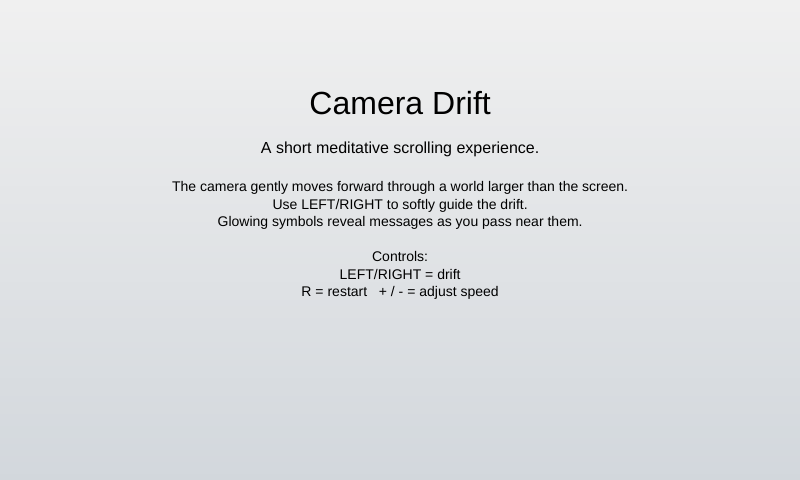
Frame 1 (no input)
Frame 60 (no input): identical to frame 1, image omitted
Frame 120 (the mouse pressed at the canvas centre since frame 60): identical to frame 1, image omitted

The p5.js sketch that drew this single still picture (run headless with seeded random() and noise() and a simulated clock; from frame 60 on, the mouse is pressed at the canvas centre):

// p5.js sketch
// ── sketch.js
/*
Week 5 — Meditative Camera Experience (Option C) + Bonus Auto-Discover
Option B: Minimal control (Left/Right) while camera still gently auto-drifts.

Controls:
- LEFT / RIGHT: gently nudge the camera
- R: restart
- +/-: change base drift speed
*/

const VIEW_W = 800;
const VIEW_H = 480;

const WORLD_W = 3000;

let camX = 0;

// pacing
let baseSpeed = 1.0;
let breatheAmp = 0.6;
let breatheRate = 0.012;

// minimal control
let nudgeSpeed = 1.2; // how much arrow keys push camera
let blobLean = 0; // visual feedback for input
let blobFloatT = 0;

// discoverables
let symbols = [];
let toast = "";
let toastTimer = 0;

// state + UI
let state = "start";
let startBtn;

function setup() {
  createCanvas(VIEW_W, VIEW_H);
  textFont("sans-serif");

  startBtn = createButton("Start");
  startBtn.size(160, 44);
  startBtn.mousePressed(() => startExperience());

  positionStartButton();
  initWorld();
}

function windowResized() {
  positionStartButton();
}

function positionStartButton() {
  const cx = (windowWidth - VIEW_W) / 2;
  const cy = (windowHeight - VIEW_H) / 2;
  startBtn.position(max(10, cx + VIEW_W / 2 - 80), max(10, cy + VIEW_H * 0.72));
}

function initWorld() {
  camX = 0;
  blobFloatT = 0;
  blobLean = 0;

  symbols = [
    { x: 520, y: 170, r: 14, found: false, text: "breathe in" },
    { x: 1240, y: 260, r: 14, found: false, text: "slow down" },
    { x: 2100, y: 150, r: 14, found: false, text: "you’re here" },
  ];

  toast = "";
  toastTimer = 0;
}

function startExperience() {
  initWorld();
  state = "play";
  startBtn.hide();
}

function draw() {
  if (state === "start") {
    drawStartScreen();
    return;
  }

  // --- camera auto-drift pacing ---
  const breathe = sin(frameCount * breatheRate) * breatheAmp;
  const autoSpeed = max(0.25, baseSpeed + breathe);

  camX += autoSpeed;

  // --- minimal player control: nudge camera left/right ---
  let input = 0;
  if (keyIsDown(LEFT_ARROW)) input -= 1;
  if (keyIsDown(RIGHT_ARROW)) input += 1;

  camX += input * nudgeSpeed;

  // clamp to world
  camX = constrain(camX, 0, WORLD_W - width);

  // blob “leans” a little with input (feedback without turning it into a game)
  blobLean = lerp(blobLean, input * 14, 0.12);

  // blob anchored near center with float
  blobFloatT += 0.01;
  const blobX = camX + width * 0.5 + blobLean;
  const blobY = 300 + sin(blobFloatT * 2.0) * 6;

  // --- bonus: auto-discover symbols ---
  const camCenterX = camX + width / 2;
  const camCenterY = height / 2;

  for (const s of symbols) {
    if (s.found) continue;
    const d = dist(camCenterX, camCenterY, s.x, s.y);
    if (d < 140) {
      s.found = true;
      toast = s.text;
      toastTimer = 120;
    }
  }

  // --- draw world ---
  background(245);

  push();
  translate(-camX, 0);

  drawBackdrop();
  drawGround();
  drawAtmosphere();
  drawSymbols(camCenterX);
  drawBlob(blobX, blobY);

  pop();

  drawHUD(autoSpeed);

  if (toastTimer > 0) toastTimer--;
  if (toastTimer === 0) toast = "";
}

function drawStartScreen() {
  background(245);

  // calm gradient
  noStroke();
  for (let y = 0; y < height; y += 6) {
    const t = y / height;
    fill(240 - t * 30, 240 - t * 25, 240 - t * 20, 255);
    rect(0, y, width, 6);
  }

  fill(0);
  textAlign(CENTER, CENTER);

  textSize(32);
  text("Camera Drift", width / 2, height * 0.22);

  textSize(16);
  text("A short meditative scrolling experience.", width / 2, height * 0.31);

  textSize(14);
  text(
    "The camera gently moves forward through a world larger than the screen.\n" +
      "Use LEFT/RIGHT to softly guide the drift.\n" +
      "Glowing symbols reveal messages as you pass near them.\n\n" +
      "Controls:\n" +
      "LEFT/RIGHT = drift\n" +
      "R = restart   + / - = adjust speed",
    width / 2,
    height * 0.5,
  );

  startBtn.show();
  positionStartButton();

  textAlign(LEFT, BASELINE);
}

function drawBackdrop() {
  noStroke();
  for (let y = 0; y < height; y += 6) {
    const t = y / height;
    fill(240 - t * 30, 240 - t * 25, 240 - t * 20, 255);
    rect(0, y, WORLD_W, 6);
  }

  // distant markers
  stroke(0, 18);
  for (let x = 0; x < WORLD_W; x += 160) {
    line(x, 60, x, 120);
  }
}

function drawGround() {
  noStroke();
  fill(0, 18);
  rect(0, 360, WORLD_W, 140);

  stroke(0, 30);
  line(0, 360, WORLD_W, 360);
}

function drawAtmosphere() {
  noStroke();
  for (let i = 0; i < 26; i++) {
    const x = (camX + i * 120 + frameCount * 0.4) % WORLD_W;
    const y = 70 + ((i * 19) % 260);
    fill(0, 10);
    circle(x, y, 6);
  }
}

function drawSymbols(camCenterX) {
  for (const s of symbols) {
    const distToCenterX = abs(camCenterX - s.x);
    const glow = map(constrain(distToCenterX, 0, 260), 260, 0, 0, 180);

    noFill();
    stroke(0, s.found ? 30 : glow);
    circle(s.x, s.y, s.r * 2);

    if (!s.found) {
      const pulse = 6 + sin(frameCount * 0.08) * 2;
      circle(s.x, s.y, s.r + pulse);
    }
  }
}

function drawBlob(x, y) {
  noStroke();
  fill(20, 110, 255, 220);
  circle(x, y, 52);

  fill(255, 90);
  circle(x - 10, y - 12, 14);
}

function drawHUD(autoSpeed) {
  fill(0);
  noStroke();
  textAlign(LEFT, BASELINE);
  textSize(14);

  text("Week 5 — Meditative Camera Scroll", 10, 18);
  text("LEFT/RIGHT = drift | R = restart | +/- = speed", 10, 36);
  text(
    `autoSpeed: ${autoSpeed.toFixed(2)} | camX: ${camX.toFixed(0)} / ${WORLD_W}`,
    10,
    54,
  );

  if (toast) {
    textAlign(CENTER, CENTER);
    textSize(24);
    fill(0, 180);
    text(toast, width / 2, height * 0.18);
  }
}

function keyPressed() {
  if (state !== "play") return;

  if (key === "r" || key === "R") initWorld();
  if (key === "-" || key === "_") baseSpeed = max(0.2, baseSpeed - 0.2);
  if (key === "=" || key === "+") baseSpeed = min(4.0, baseSpeed + 0.2);
}
